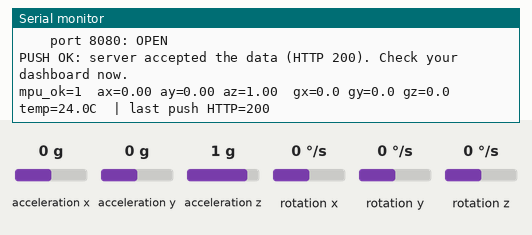
Bench run of a sketch on a simulated ESP32. Shown: the last lines printed to the serial monitor. Wiring (inferred from the names in the program): MPU-6050 motion sensor at I2C address 0x68. The inputs (shaded band) are chosen by the test bench; at power-on: acceleration x 0 g, acceleration y 0 g, acceleration z 1 g, rotation x 0 °/s, rotation y 0 °/s, rotation z 0 °/s. WiFi joins after 1.5 s; servers stay silent unless stated; uploads are accepted with an empty reply.

Above: at 5.4 s.
5.5 s: acceleration x set to -1.4 g
At 6.3 s:
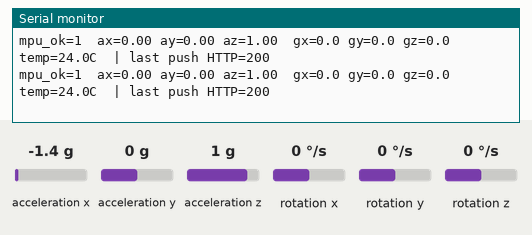
7.0 s: acceleration y set to -1.4 g
At 8.3 s:
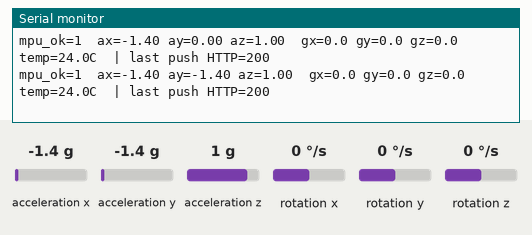
8.5 s: acceleration z set to -1.4 g
At 9.3 s:
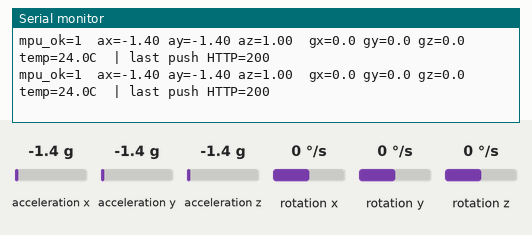
10.0 s: rotation x set to -192 °/s
At 11.2 s:
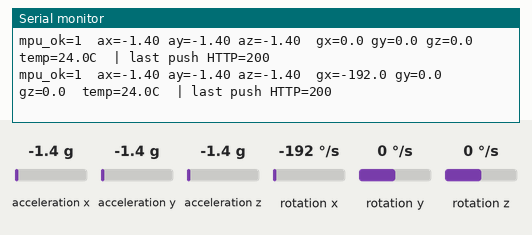
11.5 s: rotation y set to -192 °/s
At 12.4 s:
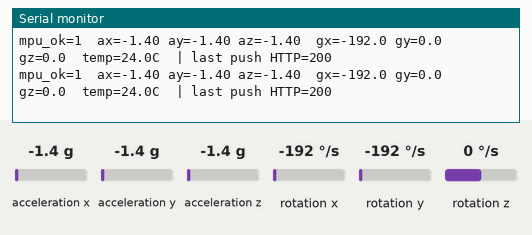
Timing chart, 0 to 14.0 s (numbered marks = the images above; inputs shaded):
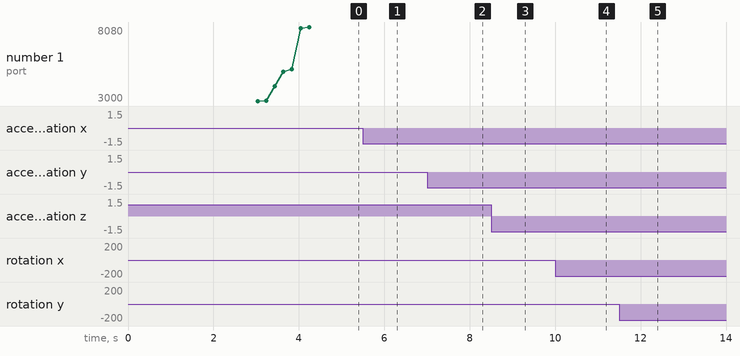

Measured:
- after the input at 7.0 s, the serial monitor: prints a new line after 0.50 s (image 2)
- after the input at 10.0 s, the serial monitor: prints a new line after 0.55 s (image 4)

The sketch:

esp32_mpu6050.ino
```cpp
/*
  MPU6050 -> WiFi -> your dashboard (push every ~200 ms)
  ------------------------------------------------------
  Sends JSON like:
  {"device":"esp32-mpu6050","mpu_ok":true,"ax":0.01,"ay":-0.02,"az":1.00,
   "gx":0.5,"gy":-0.3,"gz":0.1,"temp":30.5,"pitch":0.8,"roll":-1.1,
   "rssi":-55,"uptime_ms":12345}

  MPU6050 pins are auto-detected:
    SDA=GPIO14 SCL=GPIO15 | SDA=GPIO21 SCL=GPIO22 | SDA=GPIO26 SCL=GPIO27

  Serial Monitor: 115200 baud. It shows WiFi status, the ESP32 IP,
  which server ports answer, and the HTTP code of every push.
*/

#include <Arduino.h>
#include <Wire.h>
#include <WiFi.h>
#include <HTTPClient.h>
#include <math.h>

// ===================== EDIT THESE =====================
const char* WIFI_SSID = "realme X7 5G";        // must be a 2.4 GHz network
const char* WIFI_PASS = "620720113";

const char* pushServerHost = "10.169.71.221";    // from your dashboard banner
const int   pushServerPort = 3000;               // port your dashboard server runs on
const char* pushServerPath = "/api/sensor";      // route that receives the readings
// ======================================================

const unsigned long READ_INTERVAL_MS  = 100;
const unsigned long POST_INTERVAL_MS  = 200;     // push rate when the server answers
const unsigned long RETRY_INTERVAL_MS = 2000;    // wait after a failed push

struct PinPair {
  int sda;
  int scl;
  const char* name;
};

const PinPair PAIRS[] = {
  {14, 15, "SDA=GPIO14, SCL=GPIO15"},
  {21, 22, "SDA=GPIO21, SCL=GPIO22"},
  {26, 27, "SDA=GPIO26, SCL=GPIO27"}
};
const int NUM_PAIRS = sizeof(PAIRS) / sizeof(PAIRS[0]);

uint8_t mpuAddr = 0x68;
bool connected = false;
int failCount = 0;

float ax = 0, ay = 0, az = 0, gx = 0, gy = 0, gz = 0, tempC = 0, pitchDeg = 0, rollDeg = 0;
bool mpuOk = false;

WiFiClient client;
HTTPClient http;
int lastHttpCode = 0;
bool lastPushOk = false;
unsigned long lastRead = 0, lastPost = 0, lastPrint = 0, lastSearch = 0, lastWifi = 0;
unsigned long postDelay = POST_INTERVAL_MS;

// ---------------- MPU6050 ----------------
static bool probe(uint8_t addr) {
  Wire.beginTransmission(addr);
  return Wire.endTransmission() == 0;
}

static bool writeReg(uint8_t reg, uint8_t val) {
  Wire.beginTransmission(mpuAddr);
  Wire.write(reg);
  Wire.write(val);
  return Wire.endTransmission() == 0;
}

static bool readRegs(uint8_t reg, uint8_t* buf, uint8_t len) {
  Wire.beginTransmission(mpuAddr);
  Wire.write(reg);
  if (Wire.endTransmission(false) != 0) return false;
  int n = Wire.requestFrom((int)mpuAddr, (int)len, (int)1);
  if (n != len) return false;
  for (uint8_t i = 0; i < len; i++) buf[i] = Wire.read();
  return true;
}

static bool findMpu() {
  for (int i = 0; i < NUM_PAIRS; i++) {
    Wire.end();
    Wire.begin(PAIRS[i].sda, PAIRS[i].scl, 100000);
    delay(20);
    if (probe(0x68)) {
      mpuAddr = 0x68;
    } else if (probe(0x69)) {
      mpuAddr = 0x69;
    } else {
      continue;
    }
    Serial.printf("MPU6050 found at 0x%02X on %s\n", mpuAddr, PAIRS[i].name);
    return true;
  }
  Wire.end();
  return false;
}

static bool initMpu() {
  if (!writeReg(0x6B, 0x00)) return false;   // wake up
  delay(100);
  writeReg(0x1A, 0x03);                      // low-pass filter
  writeReg(0x1B, 0x00);                      // gyro  +-250 deg/s
  writeReg(0x1C, 0x00);                      // accel +-2 g
  return true;
}

static bool readMpu() {
  uint8_t b[14];
  if (!readRegs(0x3B, b, 14)) return false;

  bool allSame = true;
  for (int i = 1; i < 14; i++) {
    if (b[i] != b[0]) { allSame = false; break; }
  }
  if (allSame) return false;

  int16_t rax = (int16_t)((b[0]  << 8) | b[1]);
  int16_t ray = (int16_t)((b[2]  << 8) | b[3]);
  int16_t raz = (int16_t)((b[4]  << 8) | b[5]);
  int16_t rt  = (int16_t)((b[6]  << 8) | b[7]);
  int16_t rgx = (int16_t)((b[8]  << 8) | b[9]);
  int16_t rgy = (int16_t)((b[10] << 8) | b[11]);
  int16_t rgz = (int16_t)((b[12] << 8) | b[13]);

  ax = rax / 16384.0f;
  ay = ray / 16384.0f;
  az = raz / 16384.0f;
  gx = rgx / 131.0f;
  gy = rgy / 131.0f;
  gz = rgz / 131.0f;
  tempC = rt / 340.0f + 36.53f;
  pitchDeg = atan2f(-ax, sqrtf(ay * ay + az * az)) * 180.0f / (float)M_PI;
  rollDeg  = atan2f(ay, az) * 180.0f / (float)M_PI;
  return true;
}

// ---------------- JSON ----------------
static String buildJson() {
  char buf[400];
  snprintf(buf, sizeof(buf),
           "{\"device\":\"esp32-mpu6050\",\"mpu_ok\":%s,"
           "\"ax\":%.3f,\"ay\":%.3f,\"az\":%.3f,"
           "\"gx\":%.2f,\"gy\":%.2f,\"gz\":%.2f,"
           "\"temp\":%.2f,\"pitch\":%.2f,\"roll\":%.2f,"
           "\"rssi\":%d,\"uptime_ms\":%lu}",
           mpuOk ? "true" : "false",
           ax, ay, az, gx, gy, gz, tempC, pitchDeg, rollDeg,
           (int)WiFi.RSSI(), (unsigned long)millis());
  return String(buf);
}

// ---------------- Push to dashboard server ----------------
static bool pushReading() {
  if (WiFi.status() != WL_CONNECTED) {
    lastHttpCode = -100;
    return false;
  }

  String url = String("http://") + pushServerHost + ":" + String(pushServerPort) + pushServerPath;
  http.begin(client, url);
  http.addHeader("Content-Type", "application/json");
  int code = http.POST(buildJson());
  lastHttpCode = code;

  bool ok = (code >= 200 && code < 300);
  if (!ok) {
    if (code < 0) {
      Serial.printf("PUSH FAILED: %s (cannot reach %s:%d - wrong port, server not running, firewall, or different network)\n",
                    http.errorToString(code).c_str(), pushServerHost, pushServerPort);
    } else if (code == 404) {
      Serial.printf("PUSH FAILED: HTTP 404 - server is reachable but has no route %s\n", pushServerPath);
    } else {
      Serial.printf("PUSH FAILED: HTTP %d - server replied: %s\n", code, http.getString().substring(0, 120).c_str());
    }
  } else if (!lastPushOk) {
    Serial.printf("PUSH OK: server accepted the data (HTTP %d). Check your dashboard now.\n", code);
  }
  http.end();
  lastPushOk = ok;
  return ok;
}

// ---------------- Startup helpers ----------------
static void printNearbyNetworks() {
  int n = WiFi.scanNetworks();
  Serial.printf("2.4 GHz networks this ESP32 can see (%d):\n", n);
  for (int i = 0; i < n && i < 15; i++) {
    Serial.printf("  %s  (signal %d dBm)\n", WiFi.SSID(i).c_str(), WiFi.RSSI(i));
  }
  Serial.println("If your WiFi name is not in this list, it is 5 GHz-only, out of range, or spelled differently.");
}

static void checkServerPorts() {
  Serial.printf("Checking the server at %s ...\n", pushServerHost);

  WiFiClient c;
  if (c.connect(pushServerHost, (uint16_t)pushServerPort, 1500)) {
    Serial.printf("  configured port %d: REACHABLE\n", pushServerPort);
    c.stop();
  } else {
    Serial.printf("  configured port %d: NOT reachable\n", pushServerPort);
  }

  const uint16_t ports[] = {3000, 3001, 4000, 5000, 5173, 8000, 8080};
  Serial.println("  other common ports that answer:");
  bool any = false;
  for (int i = 0; i < 7; i++) {
    WiFiClient t;
    if (t.connect(pushServerHost, ports[i], 600)) {
      Serial.printf("    port %u: OPEN\n", ports[i]);
      any = true;
      t.stop();
    }
  }
  if (!any) Serial.println("    none (server not running, firewall blocking, or ESP32 is on a different network)");
}

// ---------------- Setup / loop ----------------
void setup() {
  Serial.begin(115200);
  delay(1000);
  Serial.println();
  Serial.println("=== MPU6050 -> WiFi -> dashboard ===");

  connected = findMpu() && initMpu();
  Serial.println(connected ? "MPU6050 ready."
                           : "MPU6050 NOT FOUND - will keep searching. Check VCC=3.3V, GND, SDA, SCL.");

  WiFi.mode(WIFI_STA);
  WiFi.setAutoReconnect(true);
  WiFi.begin(WIFI_SSID, WIFI_PASS);
  Serial.printf("Connecting to WiFi \"%s\"", WIFI_SSID);
  unsigned long startMs = millis();
  while (WiFi.status() != WL_CONNECTED && millis() - startMs < 20000) {
    delay(500);
    Serial.print(".");
  }
  Serial.println();

  if (WiFi.status() != WL_CONNECTED) {
    Serial.printf("WiFi FAILED (status %d). Check the name/password and that the network is 2.4 GHz.\n", (int)WiFi.status());
    printNearbyNetworks();
    Serial.println("Restarting in 5 seconds...");
    delay(5000);
    ESP.restart();
  }

  Serial.println("WiFi connected.");
  Serial.println("ESP32 IP : " + WiFi.localIP().toString());
  Serial.println("Server   : " + String(pushServerHost) + ":" + String(pushServerPort) + String(pushServerPath));
  Serial.println("(The ESP32 IP and the server host should normally share the same first three numbers.)");

  checkServerPorts();

  http.setReuse(true);
  http.setConnectTimeout(1500);
  http.setTimeout(2000);
}

void loop() {
  unsigned long now = millis();

  if (now - lastRead >= READ_INTERVAL_MS) {
    lastRead = now;
    if (connected) {
      if (readMpu()) {
        mpuOk = true;
        failCount = 0;
      } else {
        failCount++;
        if (failCount >= 3) {
          connected = false;
          mpuOk = false;
          Serial.println("Lost MPU6050. Searching again...");
        }
      }
    } else if (now - lastSearch >= 3000) {
      lastSearch = now;
      if (findMpu() && initMpu()) {
        connected = true;
        failCount = 0;
      } else {
        Serial.println("MPU6050 NOT FOUND - check VCC=3.3V, GND, SDA, SCL wires.");
      }
    }
  }

  if (now - lastPost >= postDelay) {
    lastPost = now;
    bool ok = pushReading();
    postDelay = ok ? POST_INTERVAL_MS : RETRY_INTERVAL_MS;
  }

  if (now - lastPrint >= 1000) {
    lastPrint = now;
    Serial.printf("mpu_ok=%d  ax=%.2f ay=%.2f az=%.2f  gx=%.1f gy=%.1f gz=%.1f  temp=%.1fC  | last push HTTP=%d\n",
                  mpuOk, ax, ay, az, gx, gy, gz, tempC, lastHttpCode);
  }

  if (WiFi.status() != WL_CONNECTED && now - lastWifi >= 10000) {
    lastWifi = now;
    WiFi.disconnect();
    WiFi.begin(WIFI_SSID, WIFI_PASS);
  }

  delay(1);
}
```
